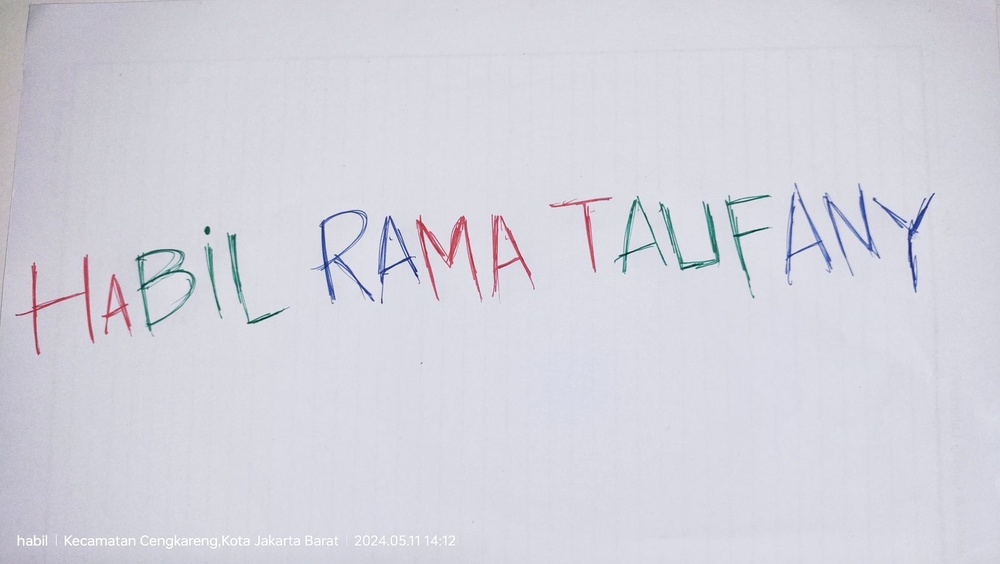
#> input picture habil.jpg, 1000 x 564 px, shrunk from 1600 x 902 before the run
$ jupyter execute --allow-errors UTS_PCD_A_202231077.ipynb
#> lines starting #> are read from the running program, lines starting #| are printed output that depends on the picture; after the words box and inside, x2 and y2 are one past the last pixel; in counts of white or black regions, pixels touching at a corner belong together
# 1. DETEKSI WARNA PADA CITRA

[cell 1]
import cv2
import matplotlib.pyplot as plt
import numpy as np

[cell 2]
img = cv2.imread("habil.jpg")
#> img is the input picture: shape (564, 1000, 3); mean B, G, R 221.4, 211.8, 212.1

#> (a cell that did not finish here is left out)

[cell 4]
img_rgb = cv2.cvtColor(img, cv2.COLOR_BGR2RGB)

# warna merah, hijau, dan biru
merah = img_rgb[:,:,0]
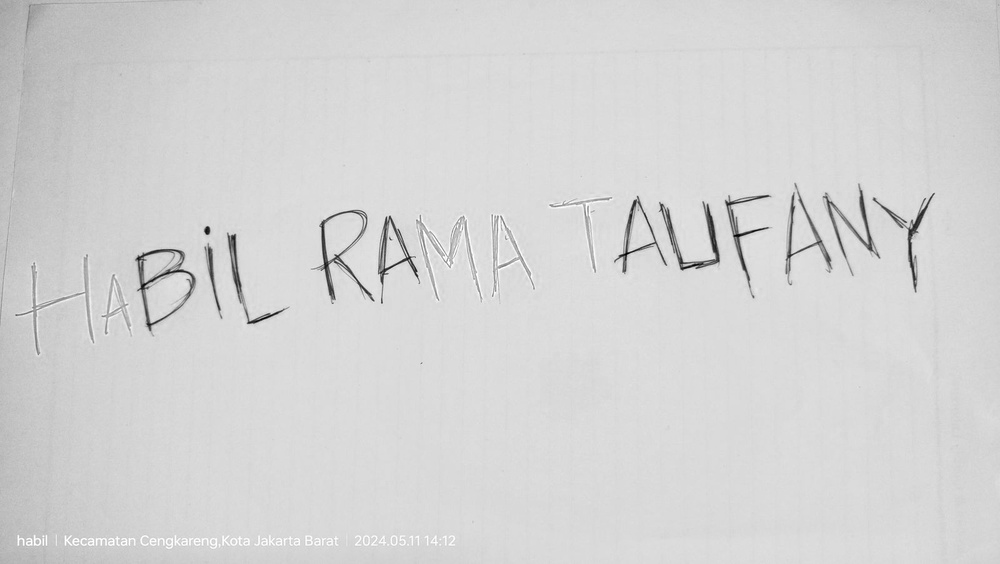
#> merah: shape (564, 1000); min 0, max 255, mean 212.1
hijau = img_rgb[:,:,1]
biru = img_rgb[:,:,2]
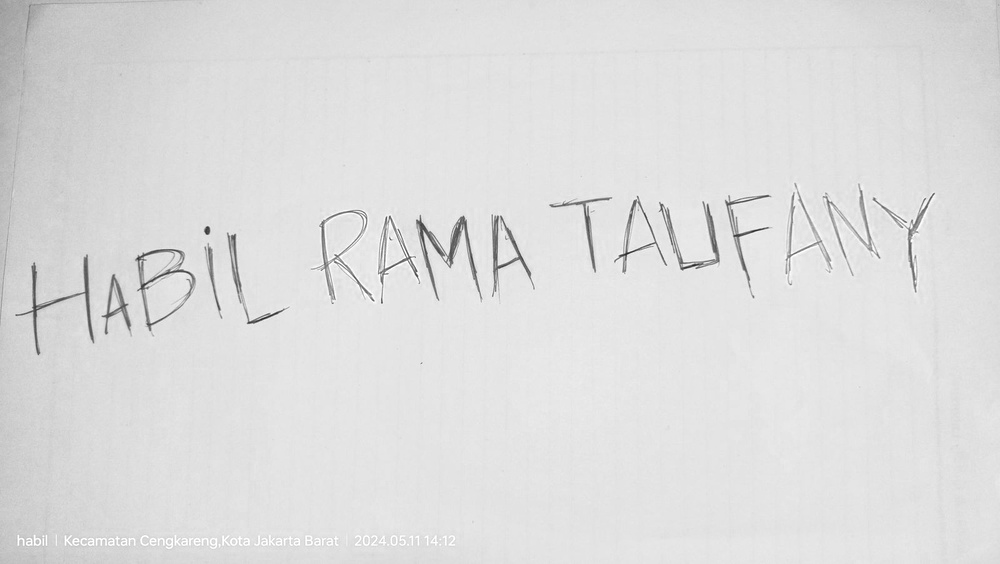
#> biru: shape (564, 1000); min 37, max 255, mean 221.4

[cell 5]
# menampilkan gambar dengan subplot
fig, axis = plt.subplots(1, 3, figsize=(10,10))
ax = axis.ravel()

ax[0].imshow(merah, cmap='gray')
ax[0].set_title('Red Color')
ax[1].imshow(hijau, cmap='gray')
ax[1].set_title('Green Color')
ax[2].imshow(biru, cmap='gray')
ax[2].set_title('Blue Color')

plt.show()
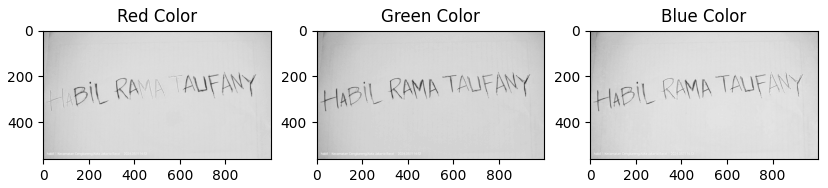
#> figure drawn by matplotlib, 3 panels

## ______________________________________________________________________________________________________

# 2. CARILAH DAN URUTKAN AMBANG BATAS TERKECIL SAMAPAI DENGAN TERBESAR

[cell 6]
import cv2
import numpy as np
import matplotlib.pyplot
import matplotlib.pyplot as plt

[cell 7]
img = cv2.imread('habil.jpg')

[cell 8]
hsv = cv2.cvtColor(img, cv2.COLOR_BGR2HSV)
#> hsv: shape (564, 1000, 3); mean H, S, V 120.4, 12.8, 221.9

[cell 9]
biru_1 = np.array([100, 43, 46])
biru_2 = np.array([130, 255, 255])

merah_1 = np.array([160, 43, 46])
merah_2 = np.array([180, 255, 255])

hijau_1 = np.array([36, 43, 46])
hijau_2 = np.array([70, 255, 255])

[cell 10]
biru_mask = cv2.inRange(hsv, biru_1, biru_2)
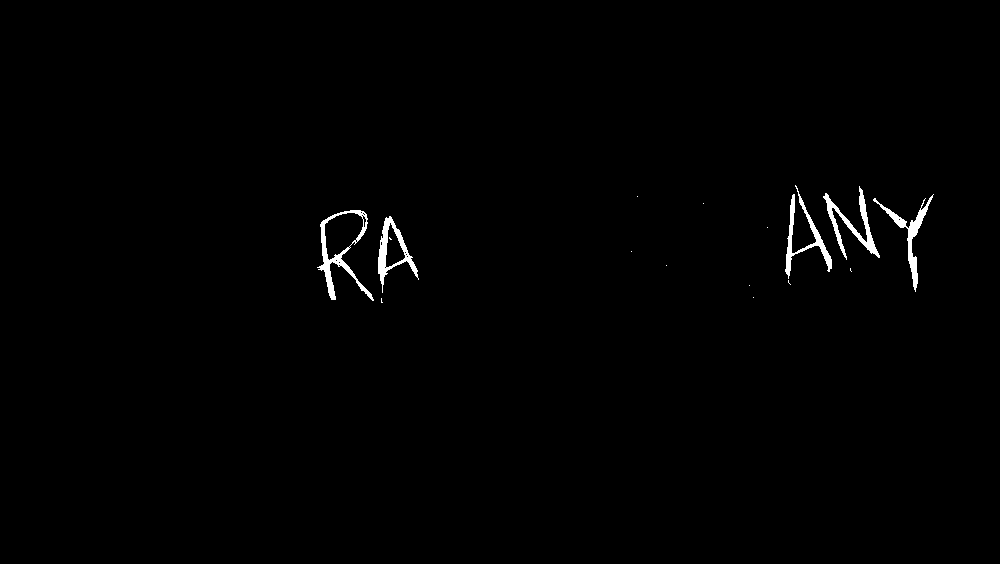
#> biru_mask: shape (564, 1000); 0.78% white; 16 white regions (11 under 20 px), largest, box (x1, y1, x2, y2) and area: (317, 210, 374, 301) 1024, (823, 186, 880, 260) 901, (785, 185, 832, 279) 839, (873, 194, 934, 292) 811, (378, 216, 419, 293) 808
merah_mask = cv2.inRange(hsv, merah_1, merah_2)
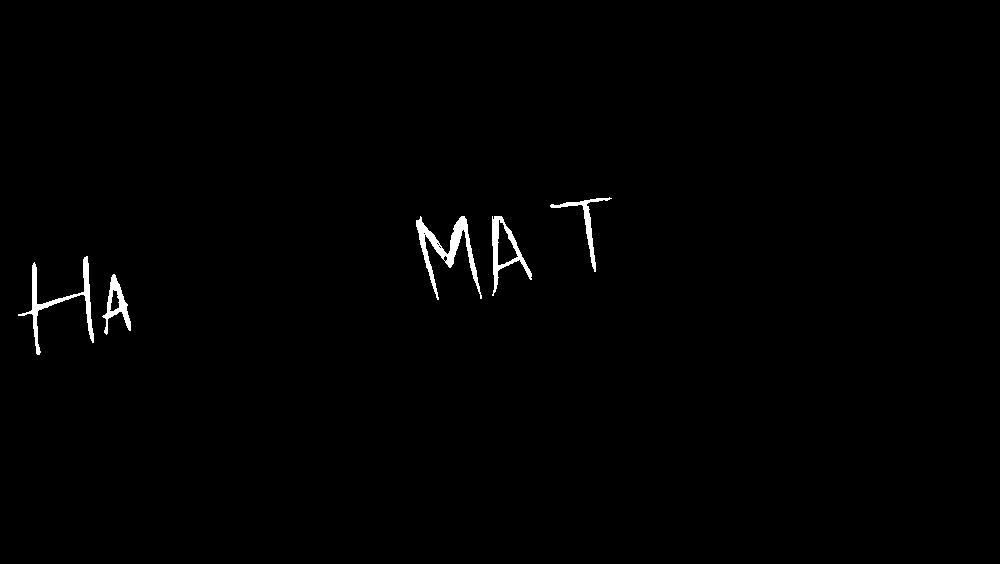
#> merah_mask: shape (564, 1000); 0.78% white; 5 white regions, box (x1, y1, x2, y2) and area: (416, 216, 482, 300) 1369, (18, 256, 94, 355) 1084, (492, 216, 532, 296) 798, (102, 274, 131, 335) 587, (550, 197, 612, 272) 544
hijau_mask = cv2.inRange(hsv, hijau_1, hijau_2)
#> hijau_mask: shape (564, 1000); every value is 0

[cell 11]
biru_piksel = cv2.bitwise_and(img, img, mask=biru_mask)
merah_piksel = cv2.bitwise_and(img, img, mask=merah_mask)
hijau_piksel = cv2.bitwise_and(img, img, mask=hijau_mask)
#> hijau_piksel: shape (564, 1000, 3); every value is 0

[cell 12]
plt.figure(figsize=(10, 5))

# Red-Green-Blue
plt.subplot(2, 2, 1)
plt.imshow(cv2.cvtColor(img, cv2.COLOR_BGR2RGB))
plt.title('Red-Green-Blue')
plt.axis('off')

# Blue
plt.subplot(2, 2, 2)
plt.imshow(cv2.cvtColor(biru_piksel, cv2.COLOR_BGR2RGB))
plt.title('Blue')
plt.axis('off')

# Red
plt.subplot(2, 2, 3)
plt.imshow(cv2.cvtColor(merah_piksel, cv2.COLOR_BGR2RGB))
plt.title('Red')
plt.axis('off')

# None
plt.subplot(2, 2, 4)
plt.imshow(cv2.cvtColor(hijau_piksel, cv2.COLOR_BGR2RGB))
plt.title('None')
plt.axis('off')

plt.tight_layout()
plt.show()
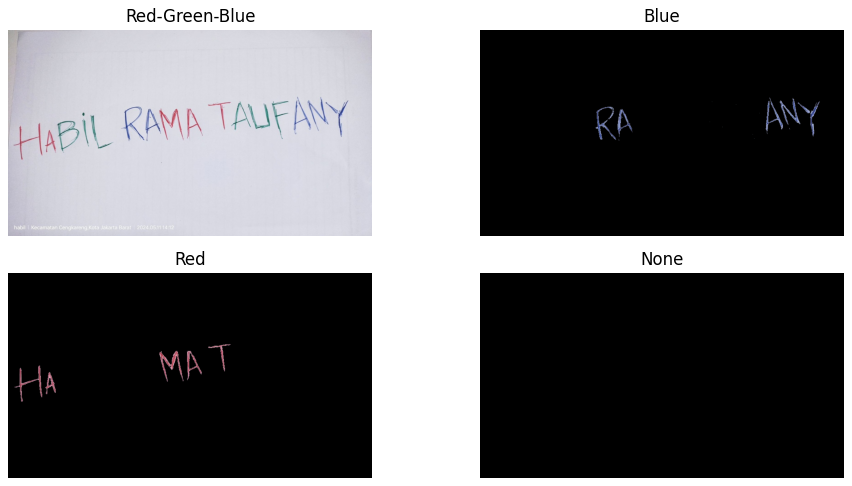
#> figure drawn by matplotlib, 4 panels
